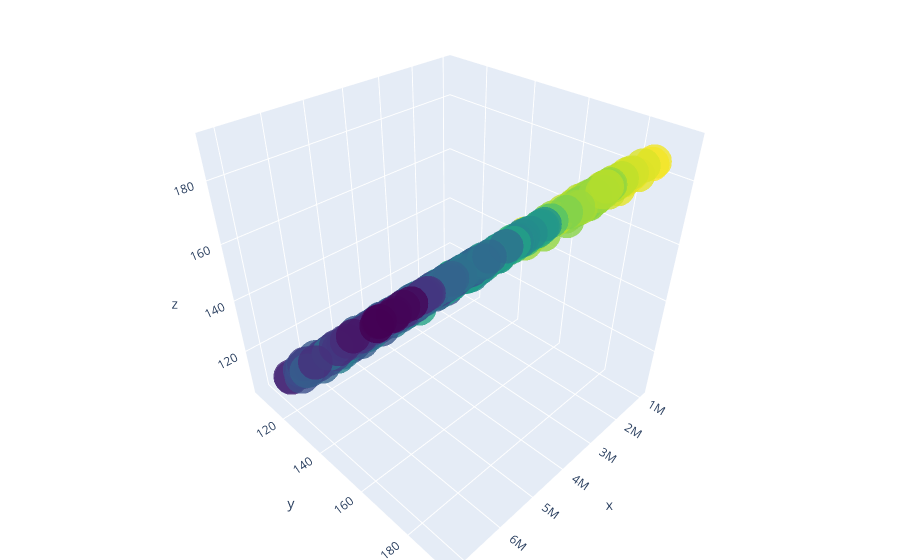

The cell this chart's notebook holds for it:
### Code cell
#Checking the linear relationship between volume, hihgh and low using plotly 3D scatter plot
x = df["volume"]
y = df["high"]
z = df["low"]

trace = go.Scatter3d(
    x = x, 
    y = y, 
    z = z,
    mode = "markers", 
    marker=dict(
        size = 12, 
        color = z, 
        colorscale = "Viridis", 
        opacity = 0.8))

data = [trace]

layout = go.Layout(
    margin=dict(
        l = 0, 
        r = 0, 
        b = 0, 
        t = 0))

fig = go.Figure(data=data, layout=layout)
iplot(fig, filename="Relation between 3 variables")

### Figure 1 — Plotly figure (JSON) as saved in the notebook; plotly's stock layout.template omitted (floating-point values rounded to 4 significant figures; data arrays with more than 128 entries replaced by an {"elided": "..."} marker saying what was removed)
{"data": [{"marker": {"color": {"elided": "881 float values"}, "colorscale": [[0, "#440154"], [0.1111, "#482878"], [0.2222, "#3e4989"], [0.3333, "#31688e"], [0.4444, "#26828e"], [0.5556, "#1f9e89"], [0.6667, "#35b779"], [0.7778, "#6ece58"], [0.8889, "#b5de2b"], [1, "#fde725"]], "opacity": 0.8, "size": 12}, "mode": "markers", "type": "scatter3d", "x": {"elided": "881 int values"}, "y": {"elided": "881 float values"}, "z": {"elided": "881 float values"}}], "layout": {"margin": {"b": 0, "l": 0, "r": 0, "t": 0}}}
